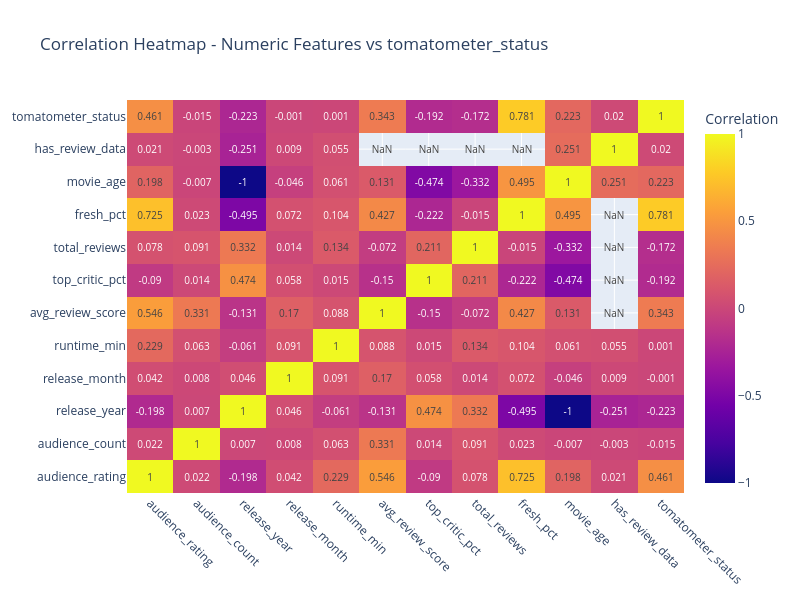
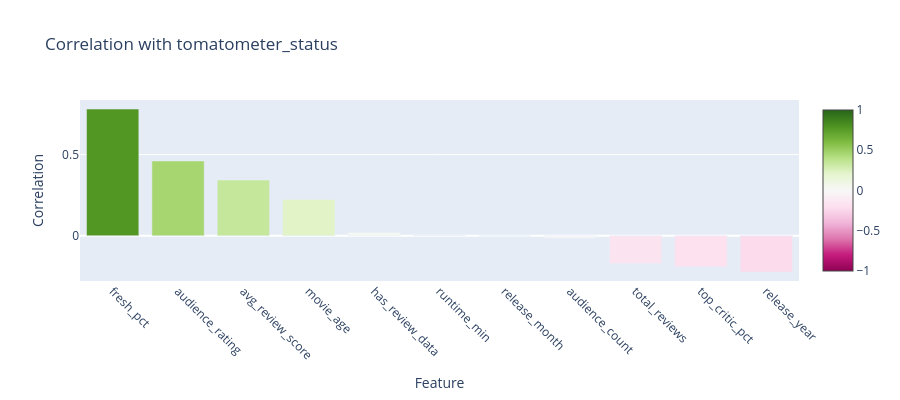

The code cell stored with these charts, in order, in its notebook:
### Markdown cell above
### 3.5 Correlation Heatmap

### Code cell
g.correlation_heatmap()

### Figure 1 — Plotly figure (JSON) as saved in the notebook; plotly's stock layout.template omitted (floating-point values rounded to 4 significant figures; data arrays with more than 128 entries replaced by an {"elided": "..."} marker saying what was removed)
{"data": [{"colorbar": {"title": {"text": "Correlation"}}, "text": {"elided": "12x12 float values"}, "textfont": {"size": 10}, "texttemplate": "%{text}", "type": "heatmap", "x": ["audience_rating", "audience_count", "release_year", "release_month", "runtime_min", "avg_review_score", "top_critic_pct", "total_reviews", "fresh_pct", "movie_age", "has_review_data", "tomatometer_status"], "y": ["audience_rating", "audience_count", "release_year", "release_month", "runtime_min", "avg_review_score", "top_critic_pct", "total_reviews", "fresh_pct", "movie_age", "has_review_data", "tomatometer_status"], "z": {"elided": "12x12 float values"}, "zmid": 0}], "layout": {"height": 600, "title": {"text": "Correlation Heatmap - Numeric Features vs tomatometer_status"}, "width": 800, "xaxis": {"tickangle": 45}, "yaxis": {"tickangle": 0}}}

### Figure 2 — Plotly figure (JSON) as saved in the notebook; plotly's stock layout.template omitted (floating-point values rounded to 4 significant figures)
{"data": [{"marker": {"cmax": 1, "cmin": -1, "color": [0.7806, 0.461, 0.3433, 0.2232, 0.0205, 0.001314, -0.0006854, -0.01461, -0.1718, -0.1919, -0.2232], "showscale": true}, "type": "bar", "x": ["fresh_pct", "audience_rating", "avg_review_score", "movie_age", "has_review_data", "runtime_min", "release_month", "audience_count", "total_reviews", "top_critic_pct", "release_year"], "y": [0.7806, 0.461, 0.3433, 0.2232, 0.0205, 0.001314, -0.0006854, -0.01461, -0.1718, -0.1919, -0.2232]}], "layout": {"height": 400, "title": {"text": "Correlation with tomatometer_status"}, "xaxis": {"tickangle": 45, "title": {"text": "Feature"}}, "yaxis": {"title": {"text": "Correlation"}}}}
